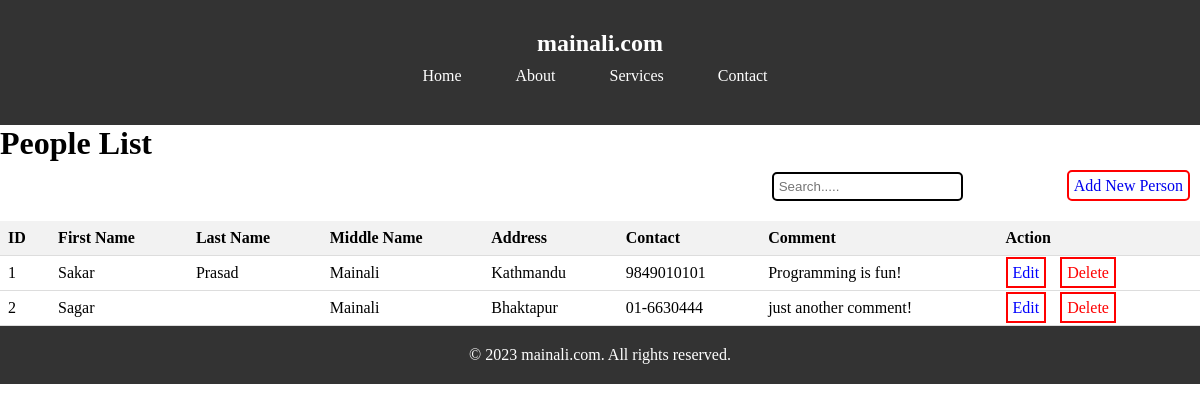
The page / on the database its author committed.
### tables this page shows
CREATE TABLE IF NOT EXISTS `people` (
  `people_id` int(11) NOT NULL AUTO_INCREMENT,
  `first_name` varchar(30) NOT NULL,
  `last_name` varchar(30) NOT NULL,
  `mid_name` varchar(30) NOT NULL,
  `address` varchar(30) NOT NULL,
  `contact` varchar(30) NOT NULL,
  `comment` text NOT NULL,
  PRIMARY KEY (`people_id`)
);

### index.php (the view, shortened to what this page needs)
<?php
include_once 'search.php';
$query = "SELECT * FROM people";
$result = mysqli_query($connection, $query);
?>
<!DOCTYPE html>
<html>
<head>
</head>
<body>
    <header>
        <nav>
            <h1>mainali.com</h1>
            <ul>
                <li><a href="index.php">Home</a></li>
                <li><a href="#">About</a></li>
                <li><a href="#">Services</a></li>
                <li><a href="#">Contact</a></li>
            </ul>
        </nav>
    </header>
    <div class="container">
        <h1>People List</h1>
        <div class="search-bar">
            <input type="search" id="user_search" onclick="searchPeople()" placeholder="Search.....">
            <a href='register.php' class="add">Add New Person</a>
        </div>
        <table id="usertable">
            <tr>
                <th>ID</th>
                <th>First Name</th>
                <th>Last Name</th>
                <th>Middle Name</th>
                <th>Address</th>
                <th>Contact</th>
                <th>Comment</th>
                <th>Action</th>
            </tr>
            <?php while ($row = mysqli_fetch_assoc($result)) { ?>
                <tr>
                    <td><?php echo $row['people_id']; ?></td>
                    <td><?php echo $row['first_name']; ?></td>
                    <td><?php echo $row['mid_name']; ?></td>
                    <td><?php echo $row['last_name']; ?></td>
                    <td><?php echo $row['address']; ?></td>
                    <td><?php echo $row['contact']; ?></td>
                    <td><?php echo $row['comment']; ?></td>
                    <td>
                        <a class="edit" href="update.php?id=<?php echo $row['people_id']; ?>">Edit</a>
                        <a class="delete" href="delete.php?id=<?php echo $row['people_id']; ?>">Delete</a>
                    </td>
                </tr>
            <?php } ?>
        </table>
    </div>
    <footer>
        <p>&copy; 2023 mainali.com. All rights reserved.</p>
    </footer>
</body>
</html>

### index.php (style rules this page uses)
* { margin: 0; padding: 0; }
body { display: flex; flex-direction: column; max-height: 100vh; }
.container { max-width: 100%; max-height: 100%; }
header { background-color: #333; color: #fff; padding: 20px; text-align: center; }
nav { background-color: #333; padding: 10px; }
nav ul { list-style-type: none; margin: 0; padding: 0; overflow: hidden; }
nav ul li { display: inline-block; }
nav ul li a { display: block; padding: 10px 20px; text-decoration: none; color: #fff; }
.search-bar { text-align: right; margin-top: 10px; }
.search-bar input[type="search"] { padding: 5px; border-radius: 5px; border: 2px solid black; }
.add { margin-left: 100px; border-radius: 5px; }
footer { background-color: #333; color: #fff; padding: 20px; text-align: center; }
div a { padding: 5px; text-decoration: none; border: 2px solid red; }
table { width: 100%; border-collapse: collapse; margin-top: 20px; }
th, td { padding: 8px; text-align: left; border-bottom: 1px solid #ddd; }
th { background-color: #f2f2f2; }
a { margin-right: 10px; }
a.edit { color: blue; }
a.delete { color: red; }

### rows shown on the page
people: people_id "1", first_name "Sakar", mid_name "Prasad", last_name "Mainali", address "Kathmandu", contact "9849010101", comment "Programming is fun!"
people: people_id "2", first_name "Sagar", last_name "Mainali", address "Bhaktapur", contact "01-6630444", comment "just another comment!"
